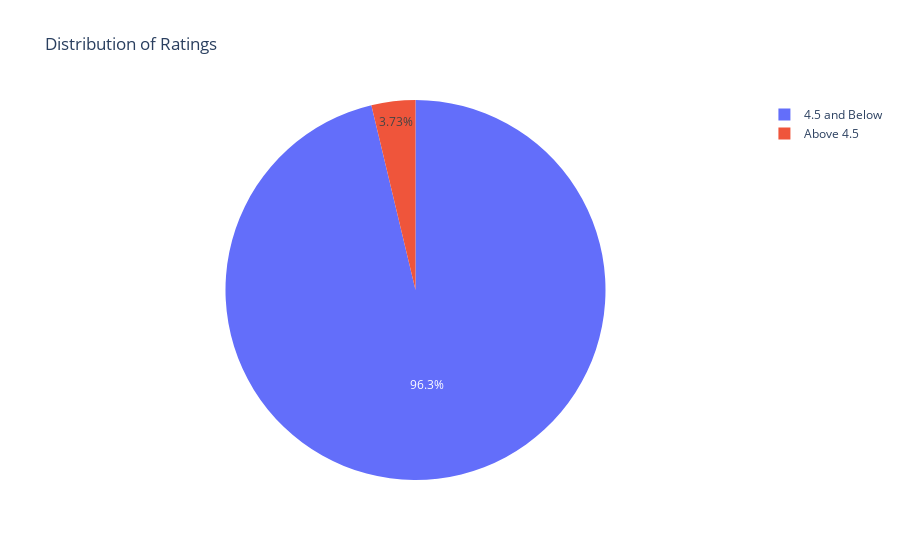

Source (notebook cell):
### Code cell
ratings_higherthan45 = df10[df10['Avg ratings'] > 4.5]
ratings_lowerthan45 = df10[df10['Avg ratings'] <= 4.5]

perce_above45 = len(ratings_higherthan45) / len(df10) * 100
perce_below45 = 100 - perce_above45

rating_df = pd.DataFrame({
    'Rating': ['Above 4.5', '4.5 and Below'],
    'Percentage': [perce_above45, perce_below45]
})

fig = px.pie(rating_df, names='Rating', values='Percentage',
             title='Distribution of Ratings')
fig.show()
fig.write_image("Distribution of ratings.png")

### Figure 1 — Plotly figure (JSON) as saved in the notebook; plotly's stock layout.template omitted (floating-point values rounded to 4 significant figures)
{"data": [{"domain": {"x": [0, 1], "y": [0, 1]}, "hovertemplate": "Rating=%{label}<br>Percentage=%{value}<extra></extra>", "labels": ["Above 4.5", "4.5 and Below"], "legendgroup": "", "name": "", "showlegend": true, "type": "pie", "values": [3.733, 96.27]}], "layout": {"legend": {"tracegroupgap": 0}, "title": {"text": "Distribution of Ratings"}}}
